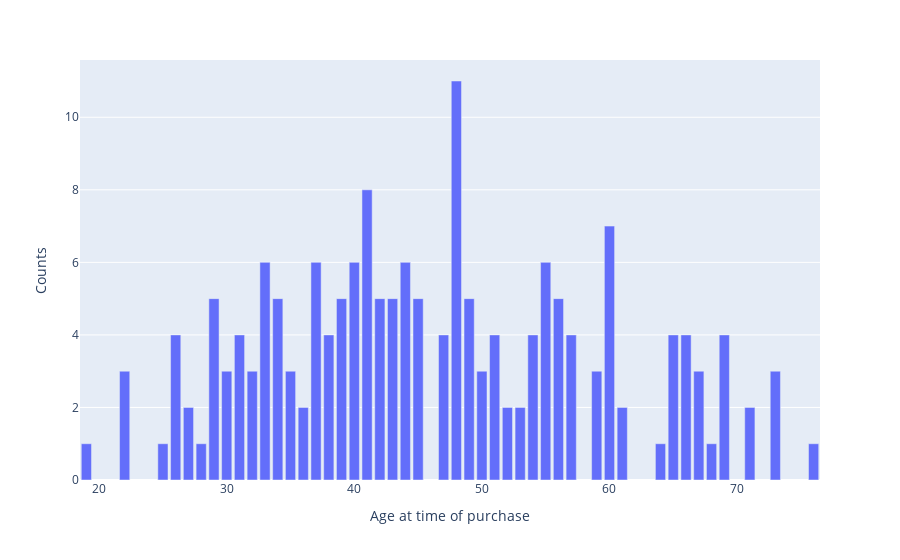

The code cell stored with this chart in its notebook:
### Code cell
px.bar(ind_age, x='Age at time of purchase', y='Counts')

### Figure 1 — Plotly figure (JSON) as saved in the notebook; plotly's stock layout.template omitted (floating-point values rounded to 4 significant figures)
{"data": [{"alignmentgroup": "True", "hovertemplate": "Age at time of purchase=%{x}<br>Counts=%{y}<extra></extra>", "legendgroup": "", "marker": {"color": "#636efa", "pattern": {"shape": ""}}, "name": "", "offsetgroup": "", "orientation": "v", "showlegend": false, "textposition": "auto", "type": "bar", "x": [19, 22, 25, 26, 27, 28, 29, 30, 31, 32, 33, 34, 35, 36, 37, 38, 39, 40, 41, 42, 43, 44, 45, 47, 48, 49, 50, 51, 52, 53, 54, 55, 56, 57, 59, 60, 61, 64, 65, 66, 67, 68, 69, 71, 73, 76], "xaxis": "x", "y": [1, 3, 1, 4, 2, 1, 5, 3, 4, 3, 6, 5, 3, 2, 6, 4, 5, 6, 8, 5, 5, 6, 5, 4, 11, 5, 3, 4, 2, 2, 4, 6, 5, 4, 3, 7, 2, 1, 4, 4, 3, 1, 4, 2, 3, 1], "yaxis": "y"}], "layout": {"barmode": "relative", "legend": {"tracegroupgap": 0}, "margin": {"t": 60}, "xaxis": {"anchor": "y", "domain": [0, 1], "title": {"text": "Age at time of purchase"}}, "yaxis": {"anchor": "x", "domain": [0, 1], "title": {"text": "Counts"}}}}
